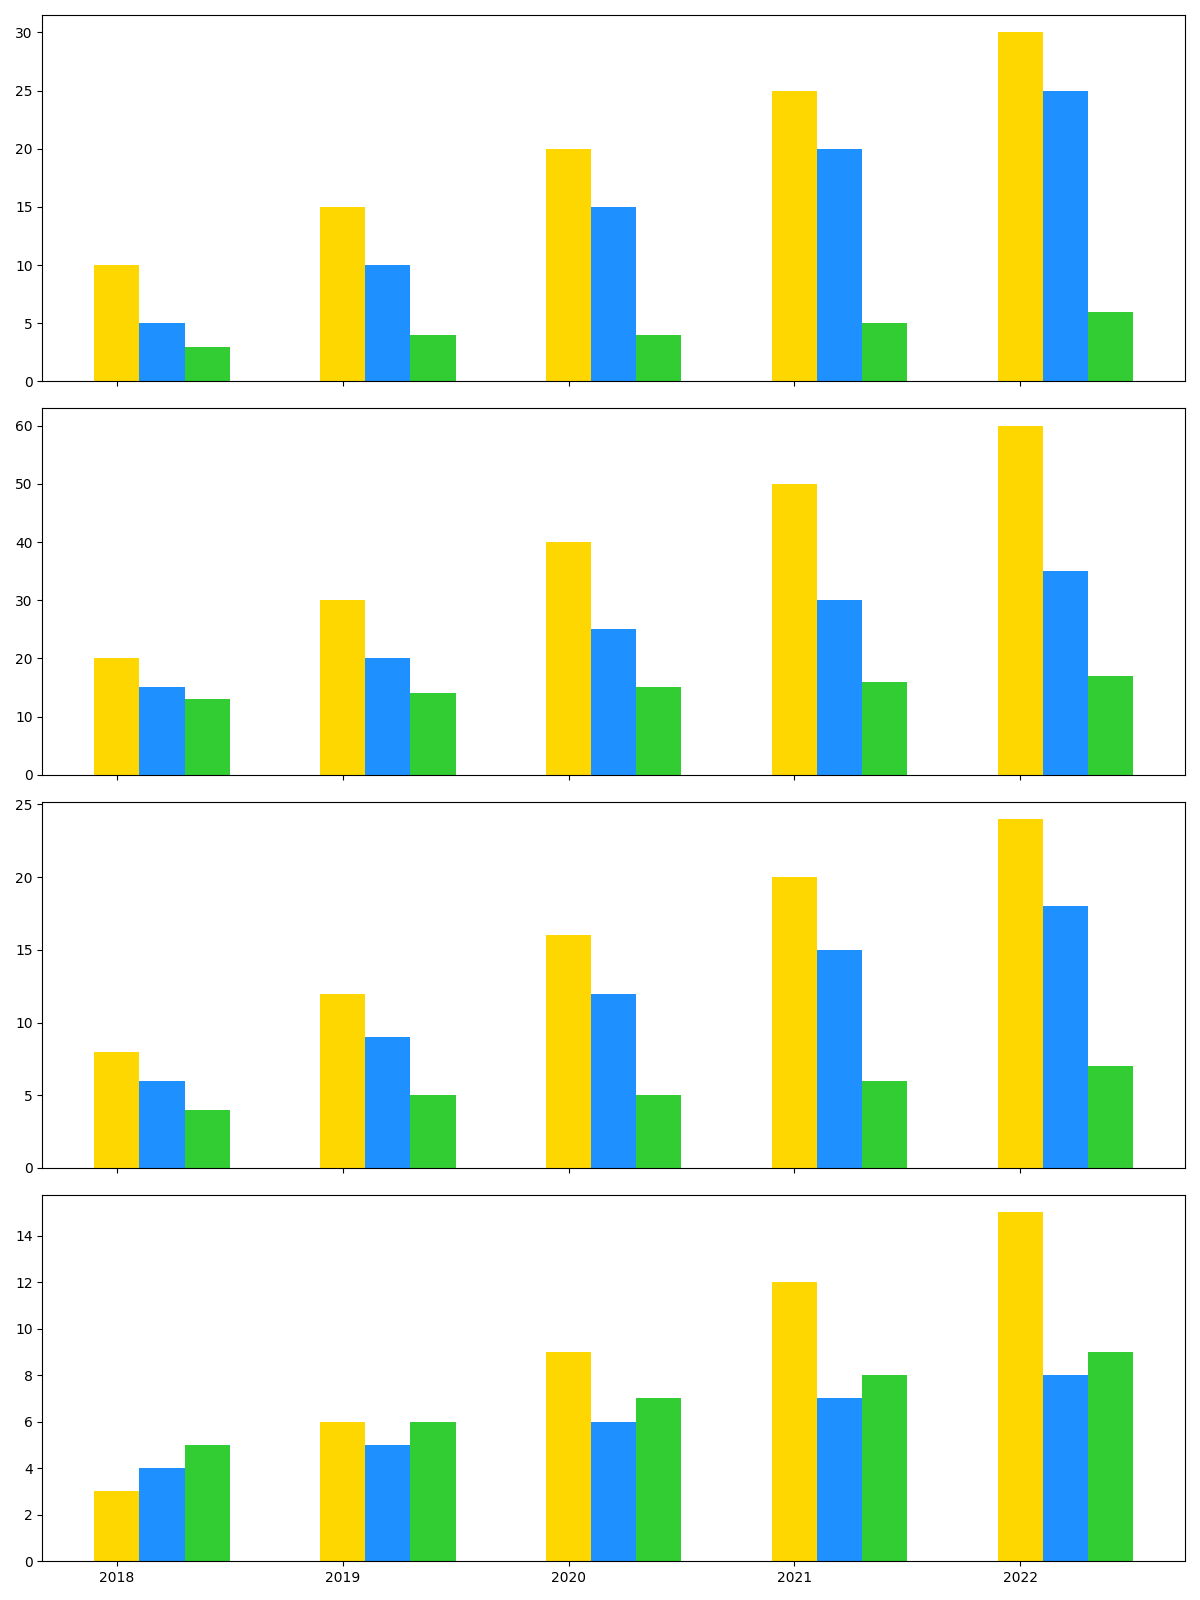

The script that drew this image:
import matplotlib.pyplot as plt
import numpy as np

years = np.array([2018, 2019, 2020, 2021, 2022])

usa_data = {"Solar": [10, 15, 20, 25, 30], "Wind": [5, 10, 15, 20, 25], "Hydro": [3, 4, 4, 5, 6]}
china_data = {"Solar": [20, 30, 40, 50, 60], "Wind": [15, 20, 25, 30, 35], "Hydro": [13, 14, 15, 16, 17]}
india_data = {"Solar": [8, 12, 16, 20, 24], "Wind": [6, 9, 12, 15, 18], "Hydro": [4, 5, 5, 6, 7]}
brazil_data = {"Solar": [3, 6, 9, 12, 15], "Wind": [4, 5, 6, 7, 8], "Hydro": [5, 6, 7, 8, 9]}

all_data = [usa_data, china_data, india_data, brazil_data]
energy_types = ["Solar", "Wind", "Hydro"]
colors = ['#FFD700', '#1E90FF', '#32CD32']

fig, axes = plt.subplots(nrows=4, ncols=1, figsize=(12, 16), sharex=True)

for i, ax in enumerate(axes):
    country_data = all_data[i]
    for j, energy in enumerate(energy_types):
        ax.bar(years + j * 0.2, country_data[energy], width=0.2, color=colors[j])
    # Removed grid lines
    # Removed legends by not adding them

# Removed grid and legend calls outside the loop
plt.xticks(years)
plt.tight_layout()

plt.show()
